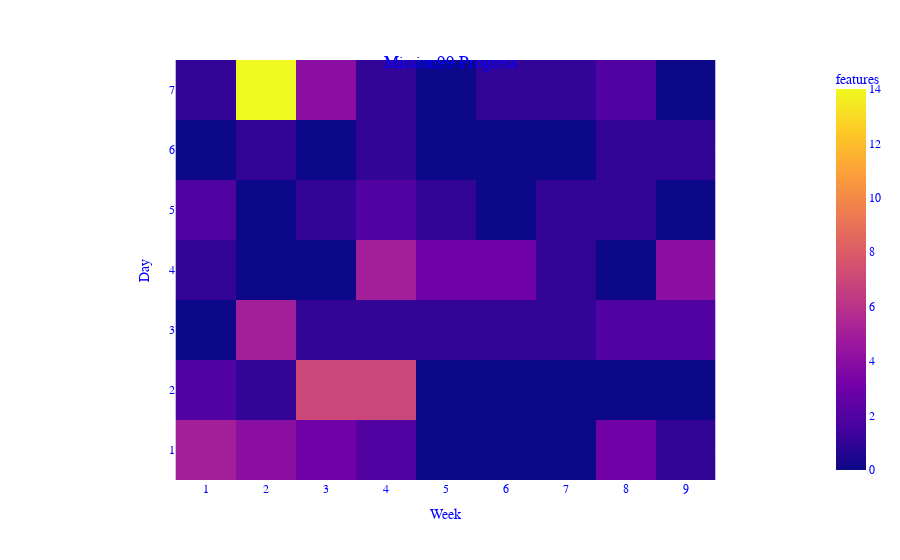

The cell this chart's notebook holds for it:
### Code cell


### Figure 1 — Plotly figure (JSON) as saved in the notebook; plotly's stock layout.template omitted (floating-point values rounded to 4 significant figures)
{"data": [{"coloraxis": "coloraxis", "colorscale": [[0, "rgb(150,0,90)"], [0.125, "rgb(0,0,200)"], [0.25, "rgb(0,25,255)"], [0.375, "rgb(0,152,255)"], [0.5, "rgb(44,255,150)"], [0.625, "rgb(151,255,0)"], [0.75, "rgb(255,234,0)"], [0.875, "rgb(255,111,0)"], [1, "rgb(255,0,0)"]], "hovertemplate": "Week: %{x}<br>Day: %{y}<br>features: %{z}<extra></extra>", "name": "0", "type": "heatmap", "x": ["1", "2", "3", "4", "5", "6", "7", "8", "9"], "xaxis": "x", "y": ["1", "2", "3", "4", "5", "6", "7"], "yaxis": "y", "z": [[5, 4, 3, 2, 0, 0, 0, 3, 1], [2, 1, 7, 7, 0, 0, 0, 0, 0], [0, 5, 1, 1, 1, 1, 1, 2, 2], [1, 0, 0, 5, 3, 3, 1, 0, 4], [2, 0, 1, 2, 1, 0, 1, 1, 0], [0, 1, 0, 1, 0, 0, 0, 1, 1], [1, 14, 4, 1, 0, 1, 1, 2, 0]]}], "layout": {"coloraxis": {"colorbar": {"title": {"text": "features"}}, "colorscale": [[0, "#0d0887"], [0.1111, "#46039f"], [0.2222, "#7201a8"], [0.3333, "#9c179e"], [0.4444, "#bd3786"], [0.5556, "#d8576b"], [0.6667, "#ed7953"], [0.7778, "#fb9f3a"], [0.8889, "#fdca26"], [1, "#f0f921"]]}, "font": {"color": "blue", "family": "Courier New"}, "margin": {"t": 60}, "title": {"text": "Mission99 Progress", "x": 0.5, "xanchor": "center", "y": 0.9, "yanchor": "top"}, "xaxis": {"anchor": "y", "autorange": true, "constrain": "domain", "domain": [0, 1], "scaleanchor": "y", "scaleratio": 1, "title": {"text": "Week"}}, "yaxis": {"anchor": "x", "autorange": true, "constrain": "domain", "domain": [0, 1], "title": {"text": "Day"}}}}
